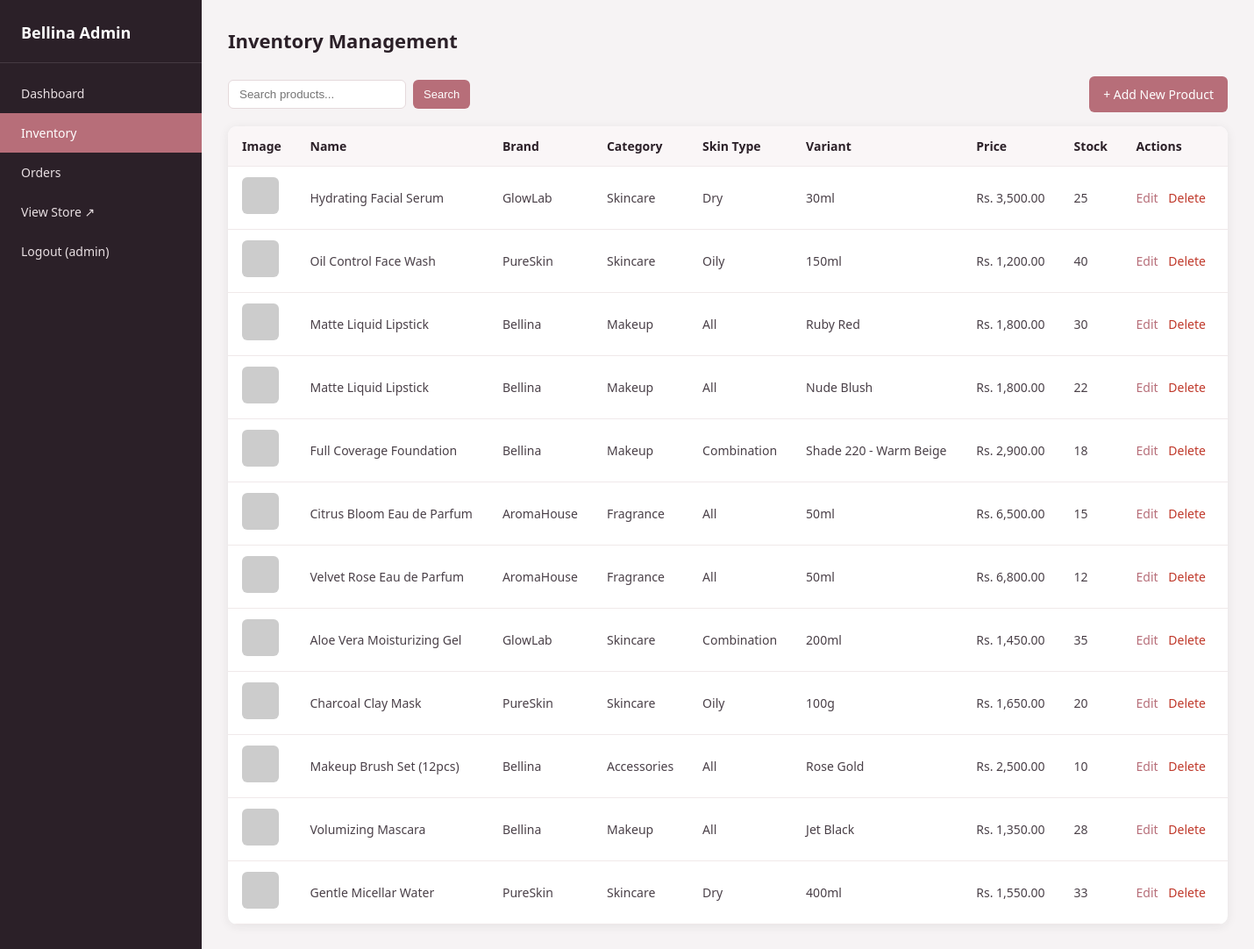
Screenshot of /admin/products.php (signed in) with the database file from the repository.
### tables this page shows
CREATE TABLE IF NOT EXISTS products (
    id INT AUTO_INCREMENT PRIMARY KEY,
    name VARCHAR(150) NOT NULL,
    brand VARCHAR(100) NOT NULL,
    category ENUM('Skincare', 'Makeup', 'Fragrance', 'Accessories') NOT NULL,
    skin_type ENUM('Oily', 'Dry', 'Combination', 'All') NOT NULL DEFAULT 'All',
    shade_variant VARCHAR(100) DEFAULT NULL,
    price DECIMAL(10,2) NOT NULL,
    stock_quantity INT NOT NULL DEFAULT 0,
    image_url VARCHAR(255) DEFAULT 'assets/images/placeholder.png',
    description TEXT,
    created_at TIMESTAMP DEFAULT CURRENT_TIMESTAMP,
    updated_at TIMESTAMP DEFAULT CURRENT_TIMESTAMP ON UPDATE CURRENT_TIMESTAMP
);

### includes/functions.php (called while the page is built, shortened)
<?php
function h($str) {
    return htmlspecialchars($str ?? '', ENT_QUOTES, 'UTF-8');
}
function formatPrice($price) {
    return 'Rs. ' . number_format((float)$price, 2);
}

### admin/products.php (the view, shortened to what this page needs)
<?php
require_once __DIR__ . '/includes/admin_header.php';
$pdo = getDBConnection();
$search = trim($_GET['q'] ?? '');
if ($search !== '') {
    $stmt = $pdo->prepare("SELECT * FROM products WHERE name LIKE :s OR brand LIKE :s ORDER BY created_at DESC");
    $stmt->execute([':s' => '%' . $search . '%']);
} else {
    $stmt = $pdo->query("SELECT * FROM products ORDER BY created_at DESC");
}
$products = $stmt->fetchAll();
?>
<div class="admin-topbar">
    <h1>Inventory Management</h1>
</div>
<div class="toolbar">
    <form method="GET" style="display:flex;gap:8px;">
        <input type="text" name="q" placeholder="Search products..." value="<?php echo h($search); ?>"
               style="padding:8px 12px;border:1px solid #e5d9db;border-radius:6px;">
        <button type="submit" class="btn btn-sm">Search</button>
    </form>
    <a href="product_form.php" class="btn">+ Add New Product</a>
</div>
<div class="admin-table-wrap">
    <table class="admin-table">
        <thead>
            <tr><th>Image</th><th>Name</th><th>Brand</th><th>Category</th><th>Skin Type</th><th>Variant</th><th>Price</th><th>Stock</th><th>Actions</th></tr>
        </thead>
        <tbody>
        <?php foreach ($products as $p): ?>
            <tr>
                <td><img src="<?php echo h($p['image_url']); ?>" alt=""></td>
                <td><?php echo h($p['name']); ?></td>
                <td><?php echo h($p['brand']); ?></td>
                <td><?php echo h($p['category']); ?></td>
                <td><?php echo h($p['skin_type']); ?></td>
                <td><?php echo h($p['shade_variant']); ?></td>
                <td><?php echo formatPrice($p['price']); ?></td>
                <td><?php echo (int)$p['stock_quantity']; ?></td>
                <td class="action-links">
                    <a href="product_form.php?id=<?php echo (int)$p['id']; ?>">Edit</a>
                    <a href="product_delete.php?id=<?php echo (int)$p['id']; ?>"
                       onclick="return confirm('Delete this product? This cannot be undone.');"
                       style="color:#c0392b;">Delete</a>
                </td>
            </tr>
        <?php endforeach; ?>
        </tbody>
    </table>
</div>
<?php require_once __DIR__ . '/includes/admin_footer.php'; ?>

### assets/css/style.css (style rules this page uses)
:root { --color-primary: #b76e79; --color-primary-dark: #9a5560; --color-accent: #f7e7e9; --color-dark: #2b2028; --color-text: #4a4048; --color-muted: #8a7f86; --color-bg: #fffaf9; --color-white: #ffffff; --color-success: #4c8c5a; --color-danger: #c0392b; --color-warning: #d69e2e; --radius: 10px; --shadow: 0 2px 12px rgba(43, 32, 40, 0.08); --font: 'Segoe UI', Tahoma, Geneva, Verdana, sans-serif; }
* { box-sizing: border-box; }
body { margin: 0; font-family: var(--font); background: var(--color-bg); color: var(--color-text); line-height: 1.5; }
a { color: var(--color-primary); text-decoration: none; }
h1, h2, h3 { color: var(--color-dark); font-weight: 600; margin: 0 0 12px; }
.btn { display: inline-block; background: var(--color-primary); color: #fff; border: none; padding: 10px 16px; border-radius: 6px; cursor: pointer; font-size: 14px; text-align: center; text-decoration: none; }
.btn-sm { padding: 6px 12px; font-size: 13px; }
.admin-body { background: #f6f3f4; }
.admin-topbar { display: flex; justify-content: space-between; align-items: center; margin-bottom: 24px; }
.admin-topbar h1 { margin: 0; font-size: 22px; }
.admin-table-wrap { background: #fff; border-radius: var(--radius); box-shadow: var(--shadow); overflow-x: auto; }
.admin-table { width: 100%; border-collapse: collapse; }
.admin-table th, .admin-table td { padding: 12px 16px; text-align: left; font-size: 14px; border-bottom: 1px solid #f0e9ea; white-space: nowrap; }
.admin-table th { background: #faf6f7; color: var(--color-dark); }
.admin-table img { width: 42px; height: 42px; object-fit: cover; border-radius: 6px; }
.action-links a, .action-links button { margin-right: 8px; }
.toolbar { display: flex; justify-content: space-between; align-items: center; margin-bottom: 16px; flex-wrap: wrap; gap: 10px; }

### rows the page displays
products: name "Hydrating Facial Serum", brand "GlowLab", category "Skincare", skin_type "Dry", shade_variant "30ml", price "Rs. 3,500.00", stock_quantity "25"
products: name "Oil Control Face Wash", brand "PureSkin", category "Skincare", skin_type "Oily", shade_variant "150ml", price "Rs. 1,200.00", stock_quantity "40"
products: name "Matte Liquid Lipstick", brand "Bellina", category "Makeup", skin_type "All", shade_variant "Ruby Red", price "Rs. 1,800.00", stock_quantity "30"
products: name "Matte Liquid Lipstick", brand "Bellina", category "Makeup", skin_type "All", shade_variant "Nude Blush", price "Rs. 1,800.00", stock_quantity "22"
products: name "Full Coverage Foundation", brand "Bellina", category "Makeup", skin_type "Combination", shade_variant "Shade 220 - Warm Beige", price "Rs. 2,900.00", stock_quantity "18"
products: name "Citrus Bloom Eau de Parfum", brand "AromaHouse", category "Fragrance", skin_type "All", shade_variant "50ml", price "Rs. 6,500.00", stock_quantity "15"
products: name "Velvet Rose Eau de Parfum", brand "AromaHouse", category "Fragrance", skin_type "All", shade_variant "50ml", price "Rs. 6,800.00", stock_quantity "12"
products: name "Aloe Vera Moisturizing Gel", brand "GlowLab", category "Skincare", skin_type "Combination", shade_variant "200ml", price "Rs. 1,450.00", stock_quantity "35"
products: name "Charcoal Clay Mask", brand "PureSkin", category "Skincare", skin_type "Oily", shade_variant "100g", price "Rs. 1,650.00", stock_quantity "20"
products: name "Makeup Brush Set (12pcs)", brand "Bellina", category "Accessories", skin_type "All", shade_variant "Rose Gold", price "Rs. 2,500.00", stock_quantity "10"
products: name "Volumizing Mascara", brand "Bellina", category "Makeup", skin_type "All", shade_variant "Jet Black", price "Rs. 1,350.00", stock_quantity "28"
products: name "Gentle Micellar Water", brand "PureSkin", category "Skincare", skin_type "Dry", shade_variant "400ml", price "Rs. 1,550.00", stock_quantity "33"

### other values shown
$_SESSION['admin_username'] "admin"
